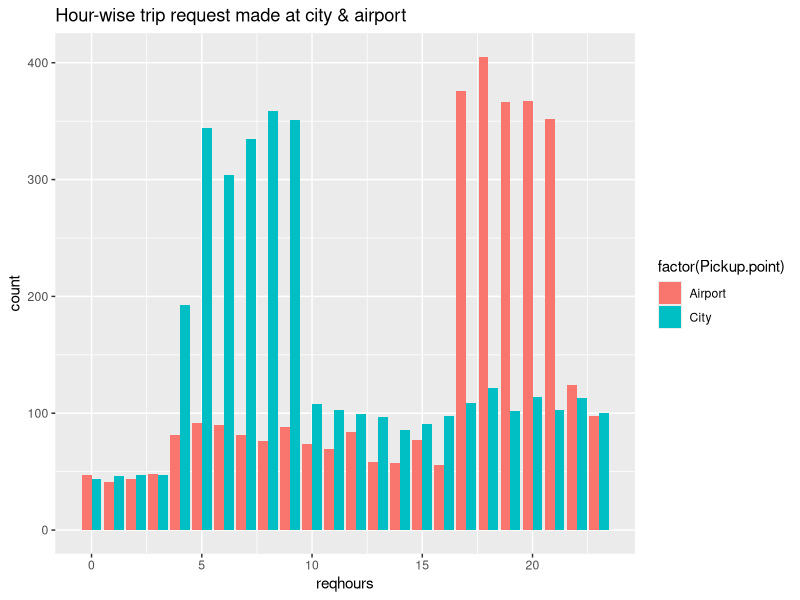
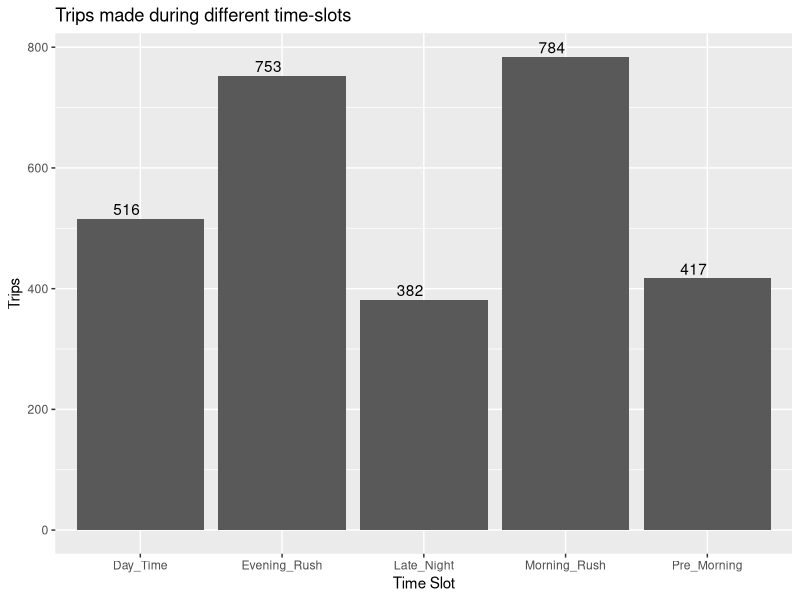
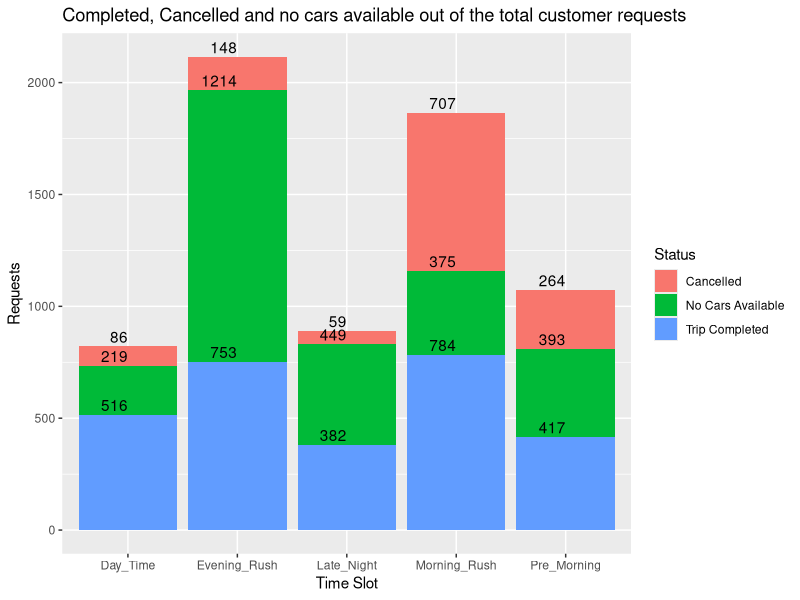
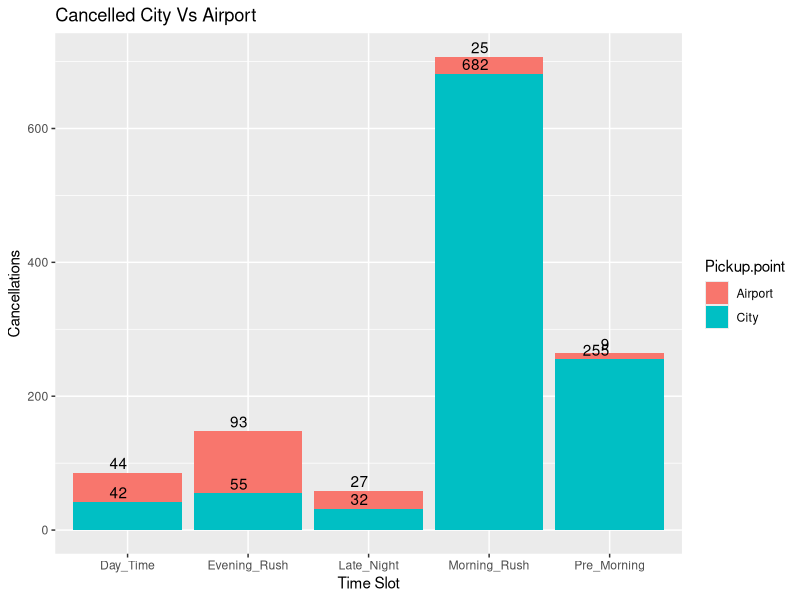
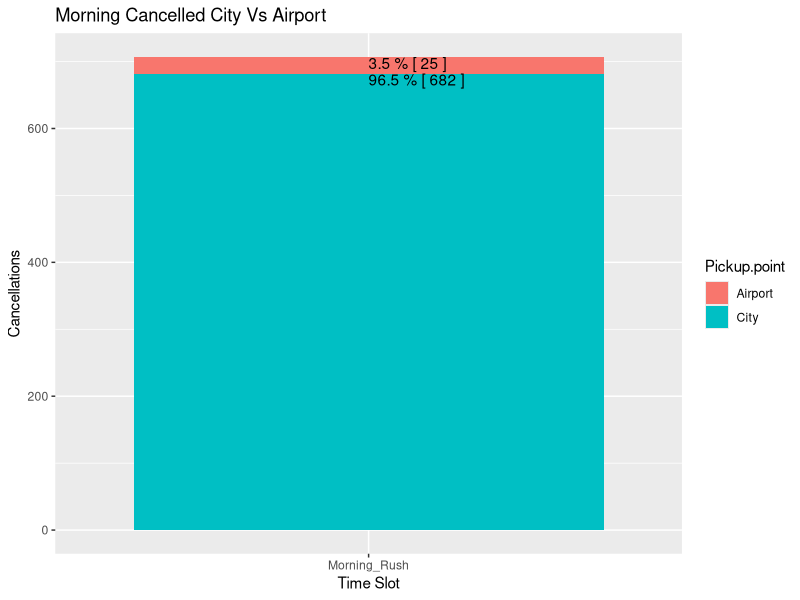

Source code (R) for these figures, in order: (Note: this script raises an error after producing the figures.)
# DATA PREPARATION:
#   Make a grouped bar chart depicting the hour-wise trip request made at city and airport 
#   respectively. You can aggregate the data for all 5 days on the same axis of 24 hours. 
#   Each bar should correspond to an hour and pick-up point (city / airport) should be displayed in two colours?(Hint: you can either use the as.Date & as.Time format to convert the Request_time to the required format or can extract the first 2 digits of the string using substring function)
# In the bar chart (question 1), you'll be able to see 5 major time blocks based on the frequency of requests made at the city and airport. You have to now divide the request-time into 5 time-slots described below. Make an additional column "Time_Slot" which takes these 5 categorical values depending on the request time: (Hint: you can either use "elseif" function or a simple conditional for loop to achieve this.) 
# Pre_Morning
# Morning_Rush
# Day_Time
# Evening_Rush
# Late_Night
# Note: The division of time-slots may not have one right answer.
# 
# PROBLEM IDENTIFICATION:
# 1:Make a stacked bar chart where each bar represents a time slot 
#   and the y-axis shows the frequency of requests. 
#   Different proportions of bars should represent the completed, 
#   cancelled and no cars available out of the total customer requests. (Hint: ggplot)
# 2:Visually identify the 2 most pressing problems for Uber, 
#   out of the 15 possible scenarios (5 slots * 3 trip status).
# 
# Problem 1:
# 1:For the time slot when problem 1 exists, plot a stacked bar chart to find out if the problem is more severe for pick-up requests made at the airport or the city. As a next step, you have to determine the number of times this issue exists in that time slot. Also find the percentage breakup for the total number of issues in this time slot based on the pick-up point?
# 2:Now let's find out the gap between supply and demand. For this case, the demand is the number of trip requests made at the city, whereas the supply is the number of trips completed from city to the airport?
# 3:What do you think is the reason for this issue for the supply-demand gap? (Write the answer in less than 100 words).?
# 4:What is your recommendation to Uber (Not more than 50 words)?
# 
# Problem 2:
# 1:For the time slot when problem 2 exists, plot the stacked bar chart to find out if the issue is for pick-up request made at the airport or the city. Just like problem 1, find the percentage breakup for issue based on the pick-up point for the time slot in which problem 2 exists.
# 2:Now let's find out the gap between supply and demand. For this case, the demand is the number of trip requests made at the airport, whereas the supply is the number of trips completed from airport to the city.
# 3:What do you think is the reason for this issue for this supply-demand gap. (Not more than 100 words)?
# 4:What is your recommendation to Uber (Not more than 50 words)?

setwd("C://Users/anandrathi/Documents/ramiyampersonal/Personal/Upgrad/CaseStudyUberSupplyDemandGap/")

library(lubridate)
library(ggplot2)
#-- Load data
request_data<-read.csv("Uber request data.csv", sep = ",", strip.white = TRUE )

#--Clean & reformat data as per need
request_data$count <- 1
request_data$reqhours <- hour(hms(request_data$Request.time))
hrs<-request_data$reqhours
request_data$reqhours <-  as.factor(request_data$reqhours)
request_data$Time_Slot <- as.factor(ifelse( (hrs <= 5), yes="Pre_Morning", no=ifelse( (5 < hrs) & (hrs<=10), yes="Morning_Rush", no=ifelse((10<hrs) & (hrs<=15), yes="Day_Time", no=ifelse((15 < hrs) & (hrs<=20), yes="Evening_Rush", no="Late_Night"  ) ) ) ))
request_data$reqhours <- hrs



#-- 1. Make a grouped bar chart depicting the hour-wise trip request made at city and airport respectively. 
hour_wise_city_airport_bgraph <- ggplot(data=request_data, aes(x=reqhours,fill=factor(Pickup.point))) + geom_bar( position="dodge")
hour_wise_city_airport_bgraph  + ggtitle("Hour-wise trip request made at city & airport")


#--Filter completed trips from requests
trips_data <- subset(request_data, Status=="Trip Completed")
trips_data_hrs <- aggregate(count~Time_Slot, trips_data, sum)

#-- 
#--2. Plot a bar chart for number of trips made during different time-slots in R
hour_wise_trips_bgraph <- ggplot(data=trips_data_hrs, aes(x=Time_Slot,y=count)) + geom_bar( stat= "identity") + ylab('Trips') + xlab('Time Slot')
hour_wise_trips_bgraph <- hour_wise_trips_bgraph  + geom_text(stat='identity',aes(y=count, label=count), position=position_stack( ), hjust=1.0, vjust=-0.3) 
hour_wise_trips_bgraph + ggtitle("Trips made during different time-slots")

#--3. Make a stacked bar chart where each bar represents a time slot and y axis
#--   shows the frequency of requests. Different proportions of bars should 
#--   represent the completed, cancelled and no cars available out of the total customer requests.

completed_cancelled <- ggplot(data=request_data, aes(x=as.character(Time_Slot), fill=Status, order = reqhours))
completed_cancelled <- completed_cancelled + geom_bar(position="stack" ) + geom_text(stat='count',aes(y=..count.., label=..count..), position=position_stack( ), hjust=1.0, vjust=-0.3)  + ylab('Requests') + xlab('Time Slot')
#completed_cancelled <- completed_cancelled + facet_wrap(~Pickup.point)
completed_cancelled + ggtitle("Completed, Cancelled and no cars available out of the total customer requests")


#--4. For the time slot when problem 1 exists, plot a stacked bar chart to find out if the problem 
#-- is more severe for pick-up requests made at the airport or the city. As a next step, you have 
#-- to determine the number of times this issue exists in that time slot. 

cancelled_data <- subset(request_data, Status=="Cancelled")

cancelled_city_airport <- ggplot(data=cancelled_data, aes(x=as.character(Time_Slot), fill=Pickup.point, order = reqhours))
cancelled_city_airport <- cancelled_city_airport + geom_bar(position="stack" ) + geom_text(stat='count',aes(y=..count.., label=..count..), position=position_stack( ), hjust=1.0, vjust=-0.3)  + ylab('Cancellations') + xlab('Time Slot')
cancelled_city_airport + ggtitle("Cancelled City Vs Airport")


#-- 5. For the time slot when problem 1 exists, plot a stacked bar chart to find out if the problem is more severe 
#-- for pick-up requests made at the airport or the city. 
#-- As a next step, you have to determine the number of times this issue exists in that time slot.
#-- 
Morning_Rush_all <-  subset(request_data, Time_Slot=="Morning_Rush" )

Morning_Rush <- subset(request_data, Time_Slot=="Morning_Rush" & Status=="Cancelled" )
Morning_Rush_cancelled_city_airport <- ggplot(data=Morning_Rush, aes(x=as.character(Time_Slot), fill=Pickup.point, order = reqhours))
Morning_Rush_cancelled_city_airport <- Morning_Rush_cancelled_city_airport + geom_bar(stat='count', position="stack" ) 
Morning_Rush_cancelled_city_airport <- Morning_Rush_cancelled_city_airport + geom_text(stat='count', check_overlap = T, position="stack", aes( label= paste(round( (..count..)*100/sum(..count..) ,1), "% [",(..count..), "]"), hjust=0, vjust=1) )  + ylab('Cancellations') + xlab('Time Slot')
Morning_Rush_cancelled_city_airport + ggtitle("Morning Cancelled City Vs Airport")

#-- Now let's find out the gap between supply and demand. 
#-- For this case, the demand is the number of trip requests made at the city, 
#-- whereas the supply is the number of trips completed from city to the airport.
supply_demand <- aggregate(count~Status+Pickup.point, Morning_Rush_all, sum)

Morning_Rush <- subset(request_data, Time_Slot=="Morning_Rush" & Status=="Cancelled" )




#1457
Demand_city_morning_rush <- sum(Morning_Rush_Morning_Rush$count[which(Morning_Rush_Morning_Rush$Pickup.point=="City")])
#434
Supply_city_morning_rush <- sum(Morning_Rush_Morning_Rush$count[which(Morning_Rush_Morning_Rush$Pickup.point=="City" & Morning_Rush_Morning_Rush$Status=="Trip Completed")])

#--Problem 2: Evening Rush No Cars
#--stacked bar chart to find out if the issue is for pick-up request made at the airport or the city.
#--Find the percentage breakup for issue based on the pick-up point for the time slot in which problem 2 exists.

Evening_Rush_all <-  subset(request_data, Time_Slot=="Evening_Rush" )
Evening_Rush_pointwise <-  aggregate(count~ Status+Pickup.point, Evening_Rush_all,sum)
#1570
Demand_city_Evening_rush <- sum(Evening_Rush_pointwise$count[which(Evening_Rush_pointwise$Pickup.point=="Airport")])

#361
Supply_city_Evening_rush <- sum(Evening_Rush_pointwise$count[which(Evening_Rush_pointwise$Pickup.point=="Airport" & Evening_Rush_pointwise$Status=="Trip Completed")])


#ind the percentage breakup for issue based on the pick-up point for the time slot in which problem 2 exists.
Evening_Rush <-  subset(request_data, Time_Slot=="Evening_Rush" & Status=="No Cars Available")

Evening_Rush_cancelled_city_airport <- ggplot(data=Evening_Rush, aes(x=as.character(Time_Slot), fill=Pickup.point, order = reqhours))
Evening_Rush_cancelled_city_airport <- Evening_Rush_cancelled_city_airport + geom_bar(stat='count', position="stack" ) 
Evening_Rush_cancelled_city_airport <- Evening_Rush_cancelled_city_airport + geom_text(stat='count', check_overlap = T, position="stack", aes( label= paste(round( (..count..)*100/sum(..count..) ,1), "% [",(..count..), "]"), hjust=0, vjust=1) )  + ylab('Cancellations') + xlab('Time Slot')
Evening_Rush_cancelled_city_airport + ggtitle("Evening No Cars City Vs Airport")
